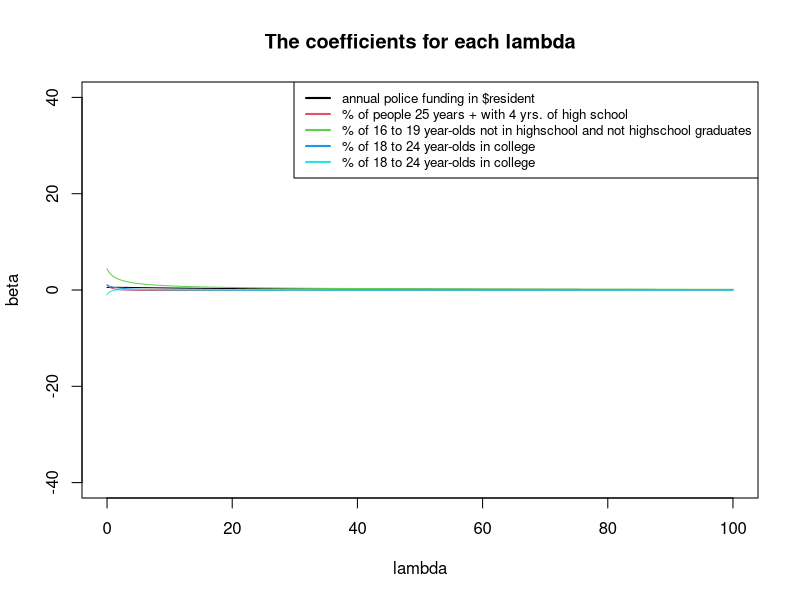

Write the R code that produced this figure.
## ---- chunk 1
ridge=function(X,y,lambda=0){
  X=as.matrix(X);p=ncol(X);n=length(y);X.bar=array(dim=p);s=array(dim=p)
  for (j in 1:p){X.bar[j]=mean(X[,j]);X[,j]=X[,j]-X.bar[j];};
  for (j in 1:p){s[j]=sd(X[,j]);X[,j]=X[,j]/s[j]};
  y.bar=mean(y);y=y-y.bar
  beta=drop(solve(t(x)%*%X+n*lambda*diag(p))%*%t(X)%*%y)
  for (j in 1:p)beta[j]=beta[j]/s[j]
  beta.0=y.bar-sum(X.bar*beta)
  return(list(beta=beta,beta.0=beta.0))
}
## ---- chunk 2
df=read.table("crime.txt");x=df[,3:7];y=df[,1];p=ncol(x);
lambda.seq=seq(0,100,0.1);coef.seq=lambda.seq
plot(lambda.seq,coef.seq,xlim=c(0,100),ylim=c(-40,40),
     xlab="lambda",ylab="beta",main="The coefficients for each lambda",
     type="n",col="red")
for (j in 1:p){
  coef.seq=NULL;for(lambda in lambda.seq)coef.seq=c(coef.seq,
                                                    ridge(x,y,lambda)$beta[j]) 
  par(new=TRUE);lines(lambda.seq,coef.seq,col=j)
}
legend("topright",legend=
         c("annual police funding in $resident","% of people 25 years + with 4 yrs. of high school", 
           "% of 16 to 19 year-olds not in highschool and not highschool graduates", 
           "% of 18 to 24 year-olds in college",
           "% of 18 to 24 year-olds in college"),col=1:p,lwd=2,cex=.8)
